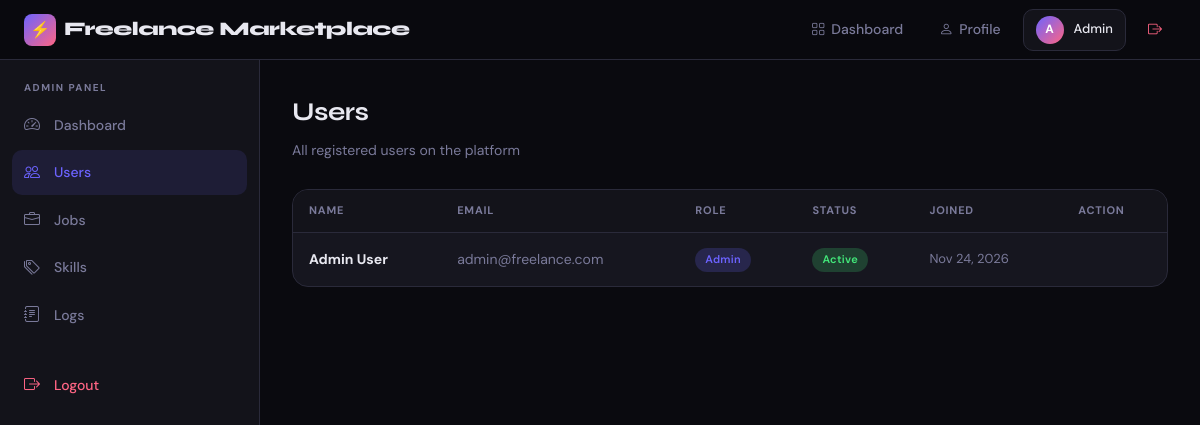
Page /index.php?page=admin_users (signed in) on the committed database.
### tables this page shows
CREATE TABLE `user` (
    `id`           INT(11)      NOT NULL AUTO_INCREMENT,
    `email`        VARCHAR(100) NOT NULL,
    `phone`        VARCHAR(13)  NOT NULL,
    `password`     VARCHAR(255) NOT NULL,
    `first_name`   VARCHAR(255) NOT NULL,
    `middle_name`  VARCHAR(255)          DEFAULT NULL,
    `last_name`    VARCHAR(255) NOT NULL,
    `image`        VARCHAR(255)          DEFAULT NULL,
    `country`      VARCHAR(255)          DEFAULT 'Pakistan',
    `county`       VARCHAR(255)          DEFAULT NULL,
    `city`         VARCHAR(255)          DEFAULT NULL,
    `is_admin`     TINYINT(1)   NOT NULL DEFAULT 0,
    `is_active`    TINYINT(1)   NOT NULL DEFAULT 1,
    `time_created` DATETIME     NOT NULL DEFAULT CURRENT_TIMESTAMP,
    PRIMARY KEY (`id`),
    UNIQUE KEY `uq_email` (`email`),
    UNIQUE KEY `uq_phone` (`phone`)
);

### views/admin/users.php (the view, shortened to what this page needs)
<?php
$db = getDB();
$users = $db->query("SELECT u.*,
    CASE WHEN u.is_admin=1 THEN 'admin' WHEN c.id IS NOT NULL THEN 'client' WHEN f.id IS NOT NULL THEN 'freelancer' ELSE 'none' END as role
    FROM user u
    LEFT JOIN client c ON c.user_id=u.id
    LEFT JOIN freelancer f ON f.user_id=u.id
    ORDER BY u.time_created DESC");
require_once 'views/shared/header.php';
?>
<div class="sidebar">
    <div class="sidebar-section">
        <div class="sidebar-label">Admin Panel</div>
        <a href="<?= BASE_URL ?>/index.php?page=admin"><i class="bi bi-speedometer2"></i> Dashboard</a>
        <a href="<?= BASE_URL ?>/index.php?page=admin_users" class="active"><i class="bi bi-people"></i> Users</a>
        <a href="<?= BASE_URL ?>/index.php?page=admin_jobs"><i class="bi bi-briefcase"></i> Jobs</a>
        <a href="<?= BASE_URL ?>/index.php?page=admin_skills"><i class="bi bi-tags"></i> Skills</a>
        <a href="<?= BASE_URL ?>/index.php?page=admin_logs"><i class="bi bi-journal-text"></i> Logs</a>
    </div>
    <div class="sidebar-section">
        <a href="<?= BASE_URL ?>/index.php?page=logout" class="danger"><i class="bi bi-box-arrow-right"></i> Logout</a>
    </div>
</div>
<div class="main">
    <div class="page-title">Users</div>
    <div class="page-subtitle">All registered users on the platform</div>
    <div class="card">
        <div class="table-wrap">
            <table>
                <thead><tr><th>Name</th><th>Email</th><th>Role</th><th>Status</th><th>Joined</th><th>Action</th></tr></thead>
                <tbody>
                <?php while($u = $users->fetch_assoc()): ?>
                <tr>
                    <td><strong><?= htmlspecialchars($u['first_name'].' '.$u['last_name']) ?></strong></td>
                    <td style="color:var(--muted)"><?= htmlspecialchars($u['email']) ?></td>
                    <td>
                        <?php
                        $rb = ['admin'=>'badge-blue','client'=>'badge-cyan','freelancer'=>'badge-green','none'=>'badge-gray'];
                        echo '<span class="badge '.($rb[$u['role']]??'badge-gray').'">'.ucfirst($u['role']).'</span>';
                        ?>
                    </td>
                    <td><?= $u['is_active'] ? '<span class="badge badge-green">Active</span>' : '<span class="badge badge-red">Blocked</span>' ?></td>
                    <td style="color:var(--muted);font-size:13px;"><?= date('M d, Y', strtotime($u['time_created'])) ?></td>
                    <td>
                    </td>
                </tr>
                <?php endwhile; ?>
                </tbody>
            </table>
        </div>
    </div>
</div>
<?php $db->close(); require_once 'views/shared/footer.php'; ?>

### views/shared/header.php (style rules this page uses)
:root { --bg: #0a0a0f; --surface: #13131a; --surface2: #1c1c28; --border: #2a2a3a; --accent: #6c63ff; --accent2: #ff6584; --accent3: #43e97b; --text: #e8e8f0; --muted: #7a7a9a; --card-bg: #16161f; --sidebar-w: 260px; }
*, *::before, *::after { box-sizing: border-box; margin: 0; padding: 0; }
html { scroll-behavior: smooth; }
body { background: var(--bg); color: var(--text); font-family: 'DM Sans', sans-serif; font-size: 15px; line-height: 1.6; min-height: 100vh; }
.sidebar { position: fixed; top: 60px; left: 0; bottom: 0; width: var(--sidebar-w); background: var(--surface); border-right: 1px solid var(--border); overflow-y: auto; padding: 20px 12px; z-index: 100; }
.sidebar-section { margin-bottom: 24px; }
.sidebar-label { font-size: 10px; font-weight: 700; letter-spacing: 1.5px; text-transform: uppercase; color: var(--muted); padding: 0 12px; margin-bottom: 6px; }
.sidebar a { display: flex; align-items: center; gap: 10px; padding: 10px 12px; color: var(--muted); text-decoration: none; border-radius: 10px; font-size: 14px; font-weight: 500; transition: all 0.2s; margin-bottom: 2px; }
.sidebar a.active { color: var(--accent); background: rgba(108,99,255,0.12); }
.sidebar a i { font-size: 16px; width: 20px; }
.sidebar a.danger { color: var(--accent2); }
.main { margin-left: var(--sidebar-w); margin-top: 60px; padding: 32px; min-height: calc(100vh - 60px); }
.page-title { font-family: 'Syne', sans-serif; font-weight: 700; font-size: 1.6rem; color: var(--text); margin-bottom: 6px; letter-spacing: -0.5px; }
.page-subtitle { color: var(--muted); font-size: 14px; margin-bottom: 28px; }
.card { background: var(--card-bg); border: 1px solid var(--border); border-radius: 16px; overflow: hidden; }
.table-wrap { overflow-x: auto; }
table { width: 100%; border-collapse: collapse; }
thead th { padding: 12px 16px; text-align: left; font-size: 11px; font-weight: 700; letter-spacing: 0.8px; text-transform: uppercase; color: var(--muted); border-bottom: 1px solid var(--border); background: var(--surface); }
tbody td { padding: 14px 16px; border-bottom: 1px solid rgba(255,255,255,0.04); font-size: 14px; color: var(--text); }
tbody tr:last-child td { border-bottom: none; }
.badge { display: inline-flex; align-items: center; padding: 3px 10px; border-radius: 20px; font-size: 11px; font-weight: 600; letter-spacing: 0.3px; }
.badge-blue { background: rgba(108,99,255,0.2); color: var(--accent); }
.badge-green { background: rgba(67,233,123,0.2); color: var(--accent3); }
a { color: var(--accent); text-decoration: none; }

### rows in the picture
user: first_name+last_name "Admin User", email "admin@freelance.com", role "Admin", is_active "Active", time_created "Nov 24, 2026"

### other values in the picture
SITE_NAME "Freelance Marketplace"
substr($_SESSION['first_name'],0,1) "A"
$_SESSION['first_name'] "Admin"
